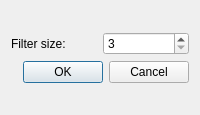
<?xml version="1.0" encoding="UTF-8"?>
<ui version="4.0">
 <class>DialogAvarageFilter</class>
 <widget class="QDialog" name="DialogAvarageFilter">
  <property name="geometry">
   <rect>
    <x>0</x>
    <y>0</y>
    <width>200</width>
    <height>115</height>
   </rect>
  </property>
  <property name="windowTitle">
   <string>Dialog</string>
  </property>
  <layout class="QVBoxLayout" name="verticalLayout">
   <item>
    <layout class="QGridLayout" name="gridLayout">
     <item row="0" column="0">
      <widget class="QLabel" name="label">
       <property name="text">
        <string>Filter size:</string>
       </property>
      </widget>
     </item>
     <item row="0" column="1">
      <widget class="QSpinBox" name="spinBoxFilterSize">
       <property name="minimum">
        <number>3</number>
       </property>
       <property name="maximum">
        <number>7</number>
       </property>
       <property name="singleStep">
        <number>2</number>
       </property>
      </widget>
     </item>
     <item row="1" column="0" colspan="2">
      <widget class="QDialogButtonBox" name="buttonBox">
       <property name="orientation">
        <enum>Qt::Horizontal</enum>
       </property>
       <property name="standardButtons">
        <set>QDialogButtonBox::Cancel|QDialogButtonBox::Ok</set>
       </property>
      </widget>
     </item>
    </layout>
   </item>
  </layout>
 </widget>
 <resources/>
 <connections>
  <connection>
   <sender>buttonBox</sender>
   <signal>accepted()</signal>
   <receiver>DialogAvarageFilter</receiver>
   <slot>accept()</slot>
   <hints>
    <hint type="sourcelabel">
     <x>248</x>
     <y>254</y>
    </hint>
    <hint type="destinationlabel">
     <x>157</x>
     <y>274</y>
    </hint>
   </hints>
  </connection>
  <connection>
   <sender>buttonBox</sender>
   <signal>rejected()</signal>
   <receiver>DialogAvarageFilter</receiver>
   <slot>reject()</slot>
   <hints>
    <hint type="sourcelabel">
     <x>316</x>
     <y>260</y>
    </hint>
    <hint type="destinationlabel">
     <x>286</x>
     <y>274</y>
    </hint>
   </hints>
  </connection>
 </connections>
</ui>
